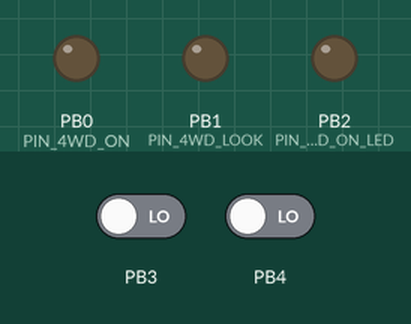
Recording of a program running on a simulated ATtiny85, built with avr-gcc and run on an emulated ATtiny85. Parts: output pins drawn as LEDs (lit = HIGH). Dashed ring = blinking. Inputs (shaded band) come from the test bench; at power-on: PB4 LOW, PB3 LOW. EEPROM starts erased.

Above: at 1.2 s.
1.3 s: PB4 driven HIGH
At 1.54 s:
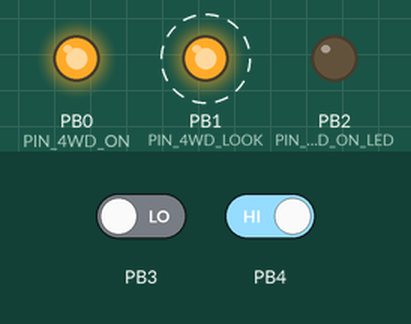
4.3 s: PB3 driven HIGH
At 4.3 s:
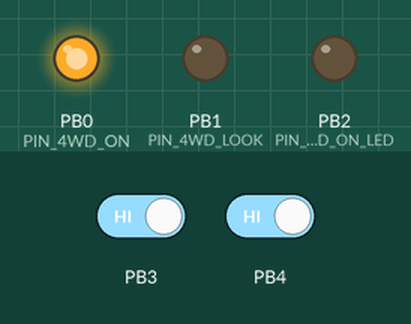
5.8 s: PB3 driven LOW
At 7.9 s:
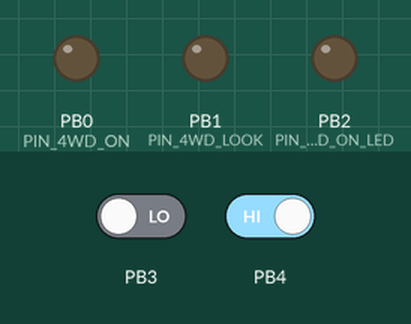
Timing chart, 0 to 9.4 s (numbered marks = the images above; inputs shaded):
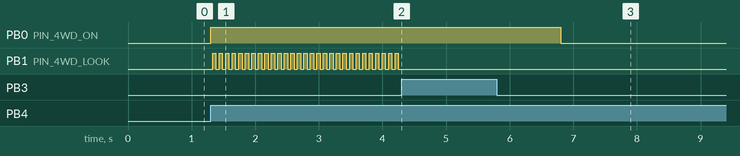

The program:

main.cpp
```cpp
#include <Arduino.h>
#include <avr/eeprom.h>


#include "ATtinySerialOut.h"

uint8_t EEP_4WD_ON = 0;
uint8_t EEP_4WD_LOOK = 1;

#define PIN_4WD_ON 0
#define PIN_4WD_LOOK 1
#define PIN_4WD_ON_LED 2

#define PIN_BTN_4WD A3
#define PIN_RUCHNIK A2

#define HOLD_BTN 1000
#define CLICK_BTN 50

int LastBtn = 0;

long LastDownBtn = 0, LastUpBtn = 0;

bool WD_On = false;
bool WD_Look = false;
bool RUCHNIK_On = false;
bool Btn_Press = false;
bool Btn_4WD_Hold = false;

long TimeLoop;

void setup()
{

  pinMode(PIN_4WD_ON, OUTPUT);
  pinMode(PIN_4WD_LOOK, OUTPUT);
  pinMode(PIN_4WD_ON_LED, OUTPUT);


  WD_On = eeprom_read_byte(&EEP_4WD_ON);
  WD_Look = eeprom_read_byte(&EEP_4WD_LOOK);
}

void loop()
{

  long ThisMillis = millis();

  if (!digitalRead(PIN_RUCHNIK))
  {
    RUCHNIK_On = true;
  }
  else
  {
    RUCHNIK_On = false;
  }

  int Btn_4WD = digitalRead(PIN_BTN_4WD);
  //int Btn_4WD = analogRead(PIN_BTN_4WD);
  if (LastBtn > Btn_4WD)
  {
    LastDownBtn = ThisMillis;
    LastUpBtn = ThisMillis;
    Btn_Press = true;
  }
  if (LastBtn < Btn_4WD)
  {
    LastUpBtn = ThisMillis;
    Btn_Press = false;
    if (Btn_4WD_Hold)
    {
      Btn_4WD_Hold = false;
      LastDownBtn = ThisMillis;
      LastUpBtn = ThisMillis;
    }
  }

  // Подсчет времени удержания кнопки
  //if (Btn_4WD < 900 && !Btn_4WD_Hold)
  if (!Btn_4WD && !Btn_4WD_Hold)
  {
    LastUpBtn = ThisMillis;
  }

  LastBtn = Btn_4WD;

  // Включение/отключение 4WD
  if (LastUpBtn - LastDownBtn > HOLD_BTN)
  {
    LastDownBtn = ThisMillis;
    WD_On = !WD_On;
    if (!WD_On)
    {
      WD_Look = false;
      eeprom_write_byte(&EEP_4WD_LOOK, WD_Look);
    }
    eeprom_write_byte(&EEP_4WD_ON, WD_On);
    Btn_4WD_Hold = true;
    //Btn_Press= false;
  }

  // Включение/отключение 4WD Look
  if (LastUpBtn - LastDownBtn > CLICK_BTN && !Btn_Press)
  {
    LastDownBtn = LastUpBtn;
    if (WD_On)
    {
      WD_Look = !WD_Look;
      eeprom_write_byte(&EEP_4WD_LOOK, WD_Look);
    }
    Btn_Press = false;
  }

  if (RUCHNIK_On)
  {
    // Отключение 4WD если ручник поднят
    digitalWrite(PIN_4WD_ON, LOW);
    digitalWrite(PIN_4WD_LOOK, LOW);
  }
  else
  {
    // Запись состояния 4WD
    if (WD_On)
      digitalWrite(PIN_4WD_ON, HIGH);
    else
      digitalWrite(PIN_4WD_ON, LOW);
    if (WD_Look)
      digitalWrite(PIN_4WD_LOOK, HIGH);
    else
      digitalWrite(PIN_4WD_LOOK, LOW);
  }

  // Включение подсветки если 4WD включен
  /*if (WD_On)
  {
    digitalWrite(PIN_4WD_ON_LED, HIGH);
  }
  else
  {
    digitalWrite(PIN_4WD_ON_LED, LOW);
  }*/
}
```

Measured:
- after the input at 1.3 s, PB0 (PIN_4WD_ON): LOW → HIGH at once; PB1 (PIN_4WD_LOOK): alternates HIGH for 0.05 s and LOW for 0.05 s, starting at once
- after the input at 4.3 s, PB1 (PIN_4WD_LOOK): stops changing and stays LOW
- after the input at 5.8 s, PB0 (PIN_4WD_ON): HIGH → LOW after 1.0 s
